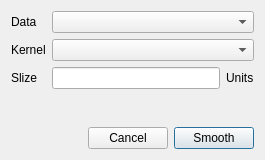
<?xml version="1.0" encoding="UTF-8"?>
<ui version="4.0">
 <class>Dialog</class>
 <widget class="QDialog" name="Dialog">
  <property name="geometry">
   <rect>
    <x>0</x>
    <y>0</y>
    <width>265</width>
    <height>160</height>
   </rect>
  </property>
  <property name="minimumSize">
   <size>
    <width>265</width>
    <height>160</height>
   </size>
  </property>
  <property name="windowTitle">
   <string>Dialog</string>
  </property>
  <layout class="QVBoxLayout" name="verticalLayout">
   <item>
    <layout class="QGridLayout" name="gridLayout">
     <item row="3" column="0">
      <widget class="QLabel" name="kernel_label">
       <property name="text">
        <string>Kernel</string>
       </property>
      </widget>
     </item>
     <item row="2" column="0">
      <widget class="QLabel" name="data_label">
       <property name="text">
        <string>Data</string>
       </property>
      </widget>
     </item>
     <item row="4" column="0">
      <widget class="QLabel" name="size_label">
       <property name="text">
        <string>Slize</string>
       </property>
      </widget>
     </item>
     <item row="4" column="1">
      <widget class="QLineEdit" name="size_input"/>
     </item>
     <item row="4" column="2">
      <widget class="QLabel" name="unit_label">
       <property name="text">
        <string>Units</string>
       </property>
      </widget>
     </item>
     <item row="2" column="1" colspan="2">
      <widget class="QComboBox" name="data_combo"/>
     </item>
     <item row="3" column="1" colspan="2">
      <widget class="QComboBox" name="kernel_combo"/>
     </item>
    </layout>
   </item>
   <item>
    <spacer name="verticalSpacer">
     <property name="orientation">
      <enum>Qt::Vertical</enum>
     </property>
     <property name="sizeHint" stdset="0">
      <size>
       <width>20</width>
       <height>40</height>
      </size>
     </property>
    </spacer>
   </item>
   <item>
    <layout class="QHBoxLayout" name="hbl3">
     <item>
      <spacer name="horizontalSpacer">
       <property name="orientation">
        <enum>Qt::Horizontal</enum>
       </property>
       <property name="sizeHint" stdset="0">
        <size>
         <width>40</width>
         <height>20</height>
        </size>
       </property>
      </spacer>
     </item>
     <item>
      <widget class="QPushButton" name="cancel_button">
       <property name="text">
        <string>Cancel</string>
       </property>
      </widget>
     </item>
     <item>
      <widget class="QPushButton" name="smooth_button">
       <property name="text">
        <string>Smooth</string>
       </property>
       <property name="default">
        <bool>true</bool>
       </property>
      </widget>
     </item>
    </layout>
   </item>
  </layout>
 </widget>
 <resources/>
 <connections/>
</ui>
